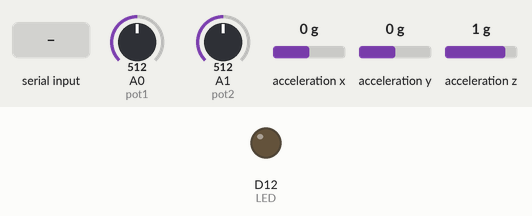
Recording of a sketch running on a simulated Arduino Nano 33 BLE. Parts: output pins drawn as LEDs (lit = HIGH). The inputs (shaded band) are chosen by the test bench; at power-on: A0 (pot1) = 512, A1 (pot2) = 512, acceleration x 0 g, acceleration y 0 g, acceleration z 1 g. What the sketch prints to the serial monitor is not drawn.

Above: at 2.2 s.
2.3 s: "l" received over Serial
At 3.1 s:
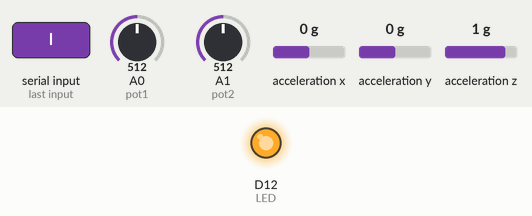
Timing chart, 0 to 5.3 s (numbered marks = the images above; inputs shaded):
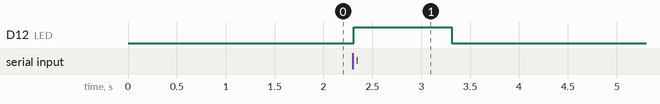

Measured:
- after the input at 2.3 s, D12 (LED): LOW → HIGH at once, → LOW 1.0 s later

The sketch:

multipleSensors.ino
```cpp
#include <Arduino_LSM9DS1.h>
//IMU code based on example: simpleAccelerometer

//based on Serial Call and Response by Tom Igoe and Scott Fitzgerald


const int pot1 = A0;
const int pot2 = A1;

const int LED = 12;

const int smoothAmt = 50;

int inByte = 0;// incoming serial byte
int potVal1; //potentiameter 1
int potVal2; //potentiameter 1

//arrays for smoothing values
int smooth1[smoothAmt];
int smooth2[smoothAmt];

int av[2];

void setup() {

  Serial.begin(9600);

  delay(1000);

  if (!IMU.begin()) {
    Serial.println("Failed to initialize IMU!");
    while (1);
  }

  //wait for serial port to connect before proceeding
  while (!Serial) {
    ; // wait for serial port to connect. Needed for native USB port only
  }
  pinMode(LED,OUTPUT);

  //populate the array
  for(int s =0;s<smoothAmt;s++){
    smooth1[s]=0;
    smooth2[s]=0;
  }


}

void loop() {

potVal1 = analogRead(pot1);
potVal2 = analogRead(pot2);

float x, y, z;

  if (IMU.accelerationAvailable()) {
    IMU.readAcceleration(x, y, z);
  }

 //shift data
    for(int s =1;s<(smoothAmt);s++){
      smooth1[smoothAmt-s]=smooth1[smoothAmt-s-1];
      smooth2[smoothAmt-s]=smooth2[smoothAmt-s-1];
    }
    smooth1[0]=potVal1;
    smooth2[0]=potVal2;

    av[0]=0;
    av[1]=0;

    //average data
    for(int s =0;s<smoothAmt;s++){
      av[0]= av[0] + smooth1[s];
      av[1]= av[1] + smooth2[s];
    }

    av[0] = av[0]/smoothAmt;
     av[1] = av[1]/smoothAmt;

Serial.print(av[0]);
Serial.print(",");
Serial.print(av[1]);
Serial.print(",");
Serial.print(x);
Serial.print(",");
Serial.print(y);
Serial.print(",");
Serial.println(z);

  /*Serial.print(potVal1);
  Serial.print(",");
  Serial.println(potVal2);
*/
  //check if there is an data available in the buffer
  if (Serial.available() > 0) {
    inByte = Serial.read();

    if(inByte == 'l'){
      digitalWrite(LED, HIGH);
      delay(1000);
      digitalWrite(LED,LOW);
    }
  }

delay(10);
}
```
